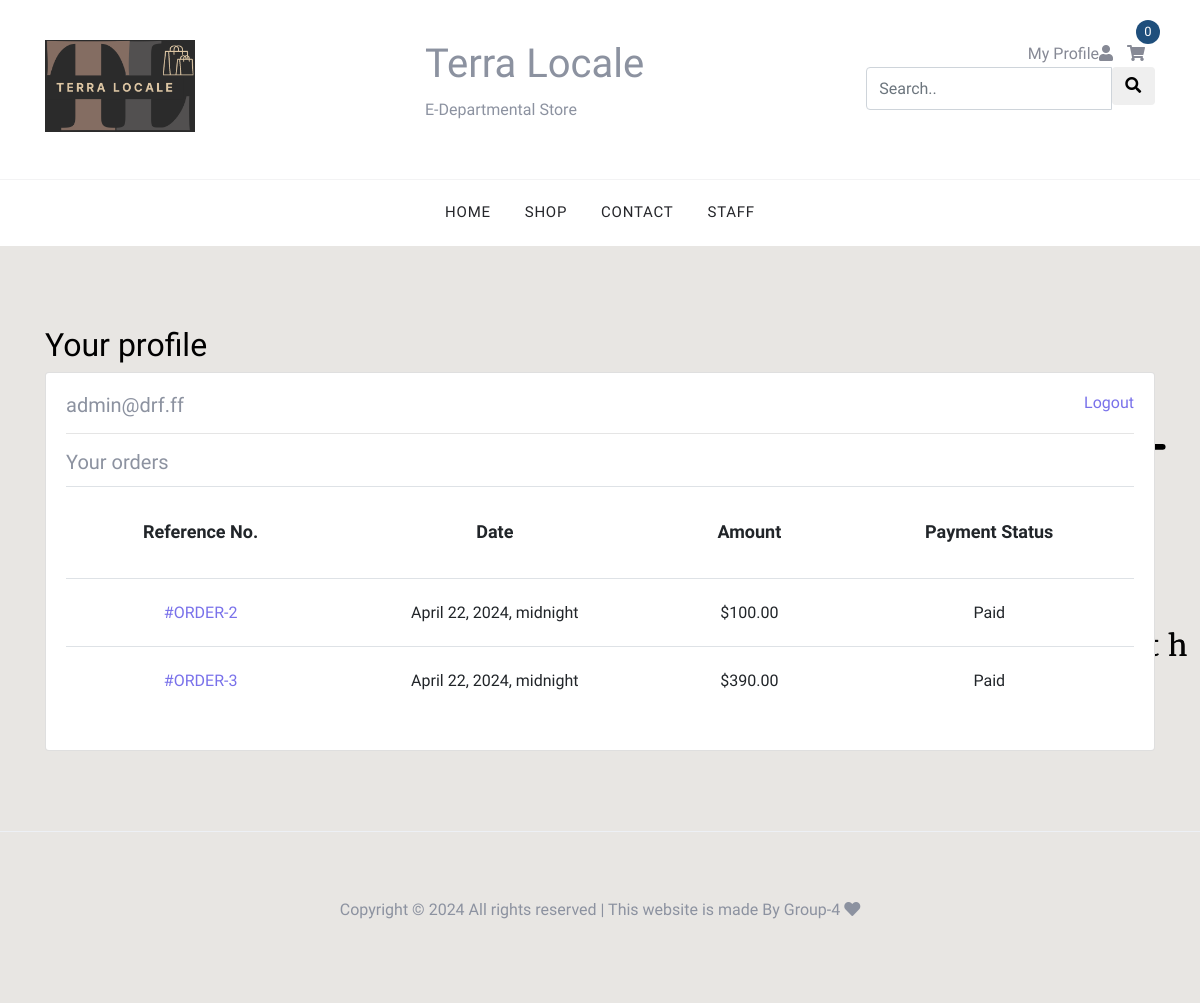
/profile/ (signed in), run on the app's committed database.
### cart/models.py (models this page shows, shortened)
class Order(models.Model):
    start_date = models.DateTimeField(auto_now_add=True)
    ordered_date = models.DateTimeField(blank=True, null=True)
    ordered = models.BooleanField(default=False)
    user = models.ForeignKey(
        to=User,
        on_delete=models.CASCADE,
        blank=True, null=True,
    )
    billing_address = models.ForeignKey(
        to=Address,
        on_delete=models.SET_NULL,
        related_name='billing_address',
        blank=True, null=True,
    )
    shipping_address = models.ForeignKey(
        to=Address,
        on_delete=models.SET_NULL,
        related_name='shipping_address',
        blank=True, null=True,
    )
    @property
    def reference_number(self) -> str:
        print("order no",self.pk)
        return f"ORDER-{self.pk}"
    def get_raw_subtotal(self) -> float:
        total = 0
        for order_item in self.items.all():
            total += order_item.get_raw_total_item_price()
        return total
    def get_raw_total(self) -> float:
        subtotal = self.get_raw_subtotal()
        return subtotal
    def get_total(self) -> str:
        total = self.get_raw_total()
        return "{:.2f}".format(total / 100)

class OrderItem(models.Model):
    quantity = models.PositiveIntegerField(default=1)
    product = models.ForeignKey(to=Product, on_delete=models.CASCADE)
    size = models.ForeignKey(to=SizeVariation, on_delete=models.CASCADE)
    colour = models.ForeignKey(to=ColourVariation, on_delete=models.CASCADE)
    order = models.ForeignKey(
        to="Order",
        related_name='items',
        on_delete=models.CASCADE,
    )
    def get_raw_total_item_price(self) -> Decimal:
        return self.quantity * self.product.price

class Product(models.Model):
    description = models.TextField()
    slug = models.SlugField(unique=True)
    stock = models.IntegerField(default=0)
    title = models.CharField(max_length=150)
    active = models.BooleanField(default=False)
    updated = models.DateTimeField(auto_now=True)
    created = models.DateTimeField(auto_now_add=True)
    rating=models.FloatField(default=2.5)
    image = models.ImageField(upload_to='product_images')
    available_sizes = models.ManyToManyField(SizeVariation)
    available_colours = models.ManyToManyField(ColourVariation)
    secondary_categories = models.ManyToManyField(to=Category, blank=True)
    price = models.DecimalField(default=0, max_digits=9, decimal_places=2, )
    primary_category = models.ForeignKey(
        to=Category,
        on_delete=models.CASCADE,
        related_name='primary_products',
        blank=True, null=True,
    )

### core/views.py (the view)
# urls.py: path('profile/', views.ProfileView.as_view(), name='profile'),
class ProfileView(LoginRequiredMixin, generic.TemplateView):
    template_name: str = 'profile.html'
    def get_context_data(self, **kwargs) -> Dict[str, Any]:
        context = super(ProfileView, self).get_context_data(**kwargs)
        context.update({"orders": Order.objects.filter(user=self.request.user, ordered=True)})
        return context

### cart/templatetags/cart_template_tags.py (called while the page is built)
@register.filter
def cart_item_count(request) -> int:
    order = get_or_set_order_session(request)
    count: int = order.items.count()
    return count

### cart/utils.py (called while the page is built)
def get_or_set_order_session(request) -> Order:
    order_id: Optional[int] = request.session.get('order_id', None)
    if order_id is not None:
        order, _ = Order.objects.get_or_create(id=order_id, ordered=False)
        request.session['order_id'] = order.id
    else:
        order = Order.objects.create()
        request.session['order_id'] = order.id
    if request.user.is_authenticated and order.user is None:
        order.user = request.user
        order.save(update_fields=['user', ])
    return order

### ecom/settings/templates/profile.html
{% extends "base.html" %}
{% block content %}
<div class="site-section">
    <div class="container">
        <div class="row justify-content-center">
            <div class="col-md-12">
                <h2 class="text-black">Your profile</h2>
                <div class="card">
                    <div class="card-body">
                        <h5 class="card-title">
                            {{ request.user.email }}
                            <a href="{% url 'account_logout' %}">
                                <small class="float-right">Logout</small></a>
                        </h5>
                        <hr />
                        <h5 class="card-title">Your orders</h5>
                        <div class="site-blocks-table">
                            <table class="table">
                                <thead>
                                    <tr>
                                        <th>Reference No.</th>
                                        <th>Date</th>
                                        <th>Amount</th>
                                        <th>Payment Status</th>
                                    </tr>
                                </thead>
                                <tbody>
                                    {% for order in orders %}
                                    <tr>
                                        <td><a href="{% url 'cart:order-detail' order.pk %}">#{{ order.reference_number }}</a></td>
                                        <td>{{ order.ordered_date }}</td>
                                        <td>${{ order.get_total }}</td>
                                        <td>{% if order.ordered %}Paid{% else %}Not paid{% endif %}</td>
                                    </tr>
                                    {% empty %}
                                    <tr>
                                        <td colspan="4">You haven't made any orders</td>
                                    </tr>
                                    {% endfor %}
                                </tbody>
                            </table>
                        </div>
                    </div>
                </div>
            </div>
        </div>
    </div>
</div>
{% endblock content %}

### ecom/settings/templates/base.html (shortened to what this page needs)
{% load static %}
{% load cart_template_tags %}
<!DOCTYPE html>
<html lang="en">
<head >
    <link rel="stylesheet" type="text/css" href="{% static 'fonts/icomoon/style.css' %}">
    <link rel="stylesheet" type="text/css" href="{% static 'css/bootstrap.min.css' %}">
    <link rel="stylesheet" type="text/css" href="{% static 'css/magnific-popup.css' %}">
    <link rel="stylesheet" type="text/css" href="{% static 'css/jquery-ui.css' %}">
    <link rel="stylesheet" type="text/css" href="{% static 'css/owl.carousel.min.css' %}">
    <link rel="stylesheet" type="text/css" href="{% static 'css/owl.theme.default.min.css' %}">
    <link rel="stylesheet" type="text/css" href="{% static 'css/aos.css' %}">
    <link rel="stylesheet" type="text/css" href="{% static 'css/style.css' %}">
    <link rel="stylesheet" type="text/css" href="https://cdnjs.cloudflare.com/ajax/libs/font-awesome/5.12.1/css/all.min.css"
/>
</head>
<body >
<div class="site-wrap">
    <header class="site-navbar" role="banner" >
        <div class="site-navbar-top">
            <div class="container">
                <div class="row ">
                    <div class="col-sm">
                        <div>
                            <a href="{% url 'home' %}">
                                <img class="img-fluid" src="{% static 'images/logo.png' %}" style="max-width: 150px;"/>
                                </a>
                        </div>
                    </div>
                    <div class="col-sm"><h1>Terra Locale</h1> <p>E-Departmental Store</p></div>
                    <div class="col-6 col-md-4 order-3 order-md-3 text-right">
                        <div class="site-top-icons">
                            <ul>
                                <li>
                                    {% if request.user.is_authenticated %}
                                        <a href="{% url 'profile' %}"><span>My Profile<i class="fas fa-user"></i></span></a>
                                    {% else %}
                                        <a href="{% url 'account_login' %}"><span><i
                                                class="fas fa-sign-in-alt"></i>LOGIN</span></a>
                                    {% endif %}
                                </li>
                                <li>
                                    <a href="{% url 'cart:summary' %}" class="site-cart">
                                        <span><i class="fas fa-shopping-cart"></i></span>
                                        <span class="count">{{ request|cart_item_count }}</span>
                                    </a>
                                </li>
                                <li>
                                    <form class="searchclass" action="{% url 'search' %}" style="margin:auto;max-width:300px" method="get" role="search">
                                        <div class="input-group add-on">
                                            <input class="form-control" placeholder="Search.." id="srch-term" type="text" name="search" height=20px>
                                            <div class="input-group-btn">
                                                <button class="btn btn-default" type="submit"><i class="fa fa-search"></i></button>
                                            </div>
                                        </div>
                                    </form>
                                </li>
                            </ul>
                        </div>
                    </div>
                </div>
            </div>
        </div>
        {% include 'navbar.html' %}
    </header>
    {% block content %}
    {% endblock content %}
    {% include 'footer.html' %}
</div>
</body>
</html>

### ecom/settings/static/css/style.css (style rules this page uses)
body { line-height: 1.7; color: #8c92a0; font-weight: 300; font-size: 16px; }
a { -webkit-transition: .3s all ease; -o-transition: .3s all ease; transition: .3s all ease; }
.text-black { color: #000; }
.site-wrap:before { -webkit-transition: .3s all ease-in-out; -o-transition: .3s all ease-in-out; transition: .3s all ease-in-out; background: rgba(0, 0, 0, 0.6); content: ""; position: absolute; z-index: 2000; top: 0; left: 0; right: 0; bottom: 0; opacity: 0; visibility: hidden; }
.btn { text-transform: uppercase; position: relative; -webkit-transition: 0.2s all ease-in-out !important; -o-transition: 0.2s all ease-in-out !important; transition: 0.2s all ease-in-out !important; top: 0; letter-spacing: .05em; }
.form-control { height: 43px; }
.site-section { padding: 2.5em 0; }
@media (min-width: 768px) { .site-section { padding: 5em 0; } }
.site-navbar { background: #fff; margin-bottom: 0px; z-index: 1999; position: relative; }
.site-navbar .site-navbar-top { border-bottom: 1px solid #f3f3f4; padding-top: 20px; padding-bottom: 20px; margin-bottom: 0px; }
@media (min-width: 768px) { .site-navbar .site-navbar-top { padding-top: 40px; padding-bottom: 40px; } }
.site-navbar a { color: #868995; }
.site-navbar .site-top-icons ul, .site-navbar .site-top-icons ul li { padding: 0; margin: 0; list-style: none; }
.site-navbar .site-top-icons ul li { display: inline-block; }
.site-navbar .site-top-icons ul li a { margin-right: 10px; }
.site-navbar .site-top-icons ul li a.site-cart { display: block; position: relative; }
.site-navbar .site-top-icons ul li a.site-cart .count { position: absolute; top: 0; right: 0; margin-right: -15px; margin-top: -20px; font-size: 13px; width: 24px; height: 24px; line-height: 24px; border-radius: 50%; display: block; text-align: center; background: #1f4f7c; color: #fff; -webkit-transition: .2s all ease-in-out; -o-transition: .2s all ease-in-out; transition: .2s all ease-in-out; }
.site-blocks-table { overflow: auto; }
.site-blocks-table thead th { padding: 30px; text-align: center; border-width: 1px !important; vertical-align: middle; color: #212529; font-size: 18px; }
.site-blocks-table td { padding: 20px; text-align: center; vertical-align: middle; color: #212529; }
.site-blocks-table tbody tr:first-child td { border-top: 1px solid #1f4f7c !important; }

### data on the page
Order: reference_number "ORDER-2", ordered_date "April 22, 2024, midnight", get_total "100.00", ordered "Paid"
Order: reference_number "ORDER-3", ordered_date "April 22, 2024, midnight", get_total "390.00", ordered "Paid"

### other printed values
{{ request.user.email }} "admin@drf.ff"
